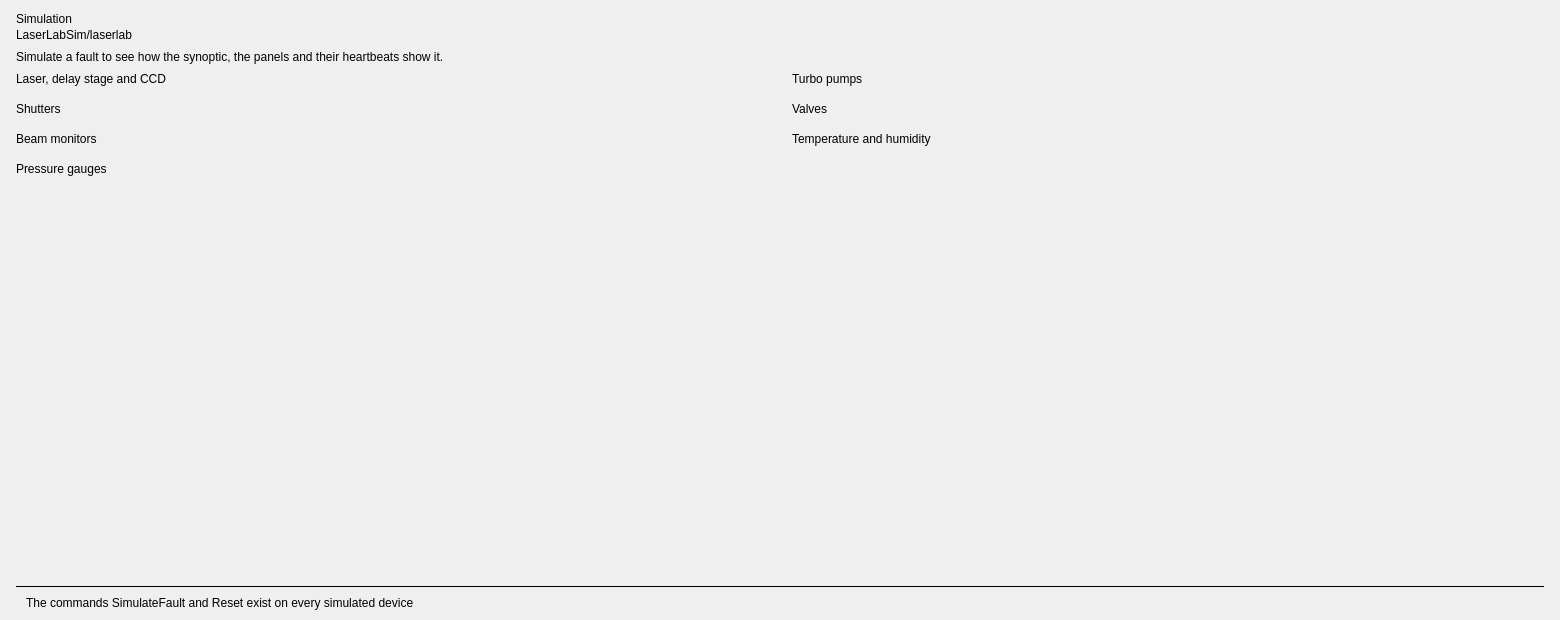
<?xml version="1.0" encoding="UTF-8"?>
<!--
  Control of the simulated devices (simulator.py): simulate a fault or reset any device.
  No macros.
-->
<ui version="4.0">
 <class>Simulation</class>
 <widget class="QWidget" name="Simulation">
  <property name="geometry">
   <rect>
    <x>0</x>
    <y>0</y>
    <width>1560</width>
    <height>620</height>
   </rect>
  </property>
  <property name="windowTitle">
   <string>Laser lab simulation</string>
  </property>
  <layout class="QVBoxLayout" name="main_layout">
   <property name="spacing">
    <number>8</number>
   </property>
   <property name="leftMargin">
    <number>16</number>
   </property>
   <property name="topMargin">
    <number>12</number>
   </property>
   <property name="rightMargin">
    <number>16</number>
   </property>
   <property name="bottomMargin">
    <number>10</number>
   </property>
   <item>
    <layout class="QHBoxLayout" name="header_layout">
     <property name="spacing">
      <number>12</number>
     </property>
     <property name="leftMargin">
      <number>0</number>
     </property>
     <property name="topMargin">
      <number>0</number>
     </property>
     <property name="rightMargin">
      <number>0</number>
     </property>
     <property name="bottomMargin">
      <number>0</number>
     </property>
     <item>
      <layout class="QVBoxLayout" name="titles_layout">
       <property name="spacing">
        <number>2</number>
       </property>
       <property name="leftMargin">
        <number>0</number>
       </property>
       <property name="topMargin">
        <number>0</number>
       </property>
       <property name="rightMargin">
        <number>0</number>
       </property>
       <property name="bottomMargin">
        <number>0</number>
       </property>
       <item>
        <widget class="QLabel" name="title">
         <property name="text">
          <string>Simulation</string>
         </property>
         <property name="mbiRole" stdset="0">
          <string>title</string>
         </property>
        </widget>
       </item>
       <item>
        <widget class="QLabel" name="subtitle">
         <property name="text">
          <string>LaserLabSim/laserlab</string>
         </property>
         <property name="textInteractionFlags">
          <set>Qt::TextSelectableByMouse</set>
         </property>
         <property name="mbiRole" stdset="0">
          <string>subheading</string>
         </property>
        </widget>
       </item>
      </layout>
     </item>
     <item>
      <spacer name="spacer">
       <property name="orientation">
        <enum>Qt::Horizontal</enum>
       </property>
       <property name="sizeHint" stdset="0">
        <size>
         <width>0</width>
         <height>0</height>
        </size>
       </property>
      </spacer>
     </item>
    </layout>
   </item>
   <item>
    <widget class="QLabel" name="hint">
     <property name="text">
      <string>Simulate a fault to see how the synoptic, the panels and their heartbeats show it.</string>
     </property>
     <property name="mbiRole" stdset="0">
      <string>message</string>
     </property>
    </widget>
   </item>
   <item>
    <layout class="QHBoxLayout" name="columns_layout">
     <property name="spacing">
      <number>24</number>
     </property>
     <property name="leftMargin">
      <number>0</number>
     </property>
     <property name="topMargin">
      <number>0</number>
     </property>
     <property name="rightMargin">
      <number>0</number>
     </property>
     <property name="bottomMargin">
      <number>0</number>
     </property>
     <item>
      <layout class="QVBoxLayout" name="left_layout">
       <property name="spacing">
        <number>8</number>
       </property>
       <property name="leftMargin">
        <number>0</number>
       </property>
       <property name="topMargin">
        <number>0</number>
       </property>
       <property name="rightMargin">
        <number>0</number>
       </property>
       <property name="bottomMargin">
        <number>0</number>
       </property>
       <item>
        <widget class="QLabel" name="others_heading">
         <property name="text">
          <string>Laser, delay stage and CCD</string>
         </property>
         <property name="mbiRole" stdset="0">
          <string>heading</string>
         </property>
        </widget>
       </item>
       <item>
        <widget class="PyDMTemplateRepeater" name="others">
         <property name="toolTip">
          <string>lists/others.json</string>
         </property>
         <property name="layoutType" stdset="0">
          <enum>PyDMTemplateRepeater::Vertical</enum>
         </property>
         <property name="templateFilename" stdset="0">
          <string>panels/simulation_row.ui</string>
         </property>
         <property name="dataSource" stdset="0">
          <string>lists/others.json</string>
         </property>
         <property name="countShownInDesigner" stdset="0">
          <number>2</number>
         </property>
        </widget>
       </item>
       <item>
        <widget class="QLabel" name="shutters_heading">
         <property name="text">
          <string>Shutters</string>
         </property>
         <property name="mbiRole" stdset="0">
          <string>heading</string>
         </property>
        </widget>
       </item>
       <item>
        <widget class="PyDMTemplateRepeater" name="shutters">
         <property name="toolTip">
          <string>lists/shutters.json</string>
         </property>
         <property name="layoutType" stdset="0">
          <enum>PyDMTemplateRepeater::Vertical</enum>
         </property>
         <property name="templateFilename" stdset="0">
          <string>panels/simulation_row.ui</string>
         </property>
         <property name="dataSource" stdset="0">
          <string>lists/shutters.json</string>
         </property>
         <property name="countShownInDesigner" stdset="0">
          <number>2</number>
         </property>
        </widget>
       </item>
       <item>
        <widget class="QLabel" name="beam_monitors_heading">
         <property name="text">
          <string>Beam monitors</string>
         </property>
         <property name="mbiRole" stdset="0">
          <string>heading</string>
         </property>
        </widget>
       </item>
       <item>
        <widget class="PyDMTemplateRepeater" name="beam_monitors">
         <property name="toolTip">
          <string>lists/beam_monitors.json</string>
         </property>
         <property name="layoutType" stdset="0">
          <enum>PyDMTemplateRepeater::Vertical</enum>
         </property>
         <property name="templateFilename" stdset="0">
          <string>panels/simulation_row.ui</string>
         </property>
         <property name="dataSource" stdset="0">
          <string>lists/beam_monitors.json</string>
         </property>
         <property name="countShownInDesigner" stdset="0">
          <number>2</number>
         </property>
        </widget>
       </item>
       <item>
        <widget class="QLabel" name="pressure_gauges_heading">
         <property name="text">
          <string>Pressure gauges</string>
         </property>
         <property name="mbiRole" stdset="0">
          <string>heading</string>
         </property>
        </widget>
       </item>
       <item>
        <widget class="PyDMTemplateRepeater" name="pressure_gauges">
         <property name="toolTip">
          <string>lists/pressure_gauges.json</string>
         </property>
         <property name="layoutType" stdset="0">
          <enum>PyDMTemplateRepeater::Vertical</enum>
         </property>
         <property name="templateFilename" stdset="0">
          <string>panels/simulation_row.ui</string>
         </property>
         <property name="dataSource" stdset="0">
          <string>lists/pressure_gauges.json</string>
         </property>
         <property name="countShownInDesigner" stdset="0">
          <number>2</number>
         </property>
        </widget>
       </item>
       <item>
        <spacer name="spacer_2">
         <property name="orientation">
          <enum>Qt::Vertical</enum>
         </property>
         <property name="sizeHint" stdset="0">
          <size>
           <width>0</width>
           <height>0</height>
          </size>
         </property>
        </spacer>
       </item>
      </layout>
     </item>
     <item>
      <layout class="QVBoxLayout" name="right_layout">
       <property name="spacing">
        <number>8</number>
       </property>
       <property name="leftMargin">
        <number>0</number>
       </property>
       <property name="topMargin">
        <number>0</number>
       </property>
       <property name="rightMargin">
        <number>0</number>
       </property>
       <property name="bottomMargin">
        <number>0</number>
       </property>
       <item>
        <widget class="QLabel" name="turbo_pumps_heading">
         <property name="text">
          <string>Turbo pumps</string>
         </property>
         <property name="mbiRole" stdset="0">
          <string>heading</string>
         </property>
        </widget>
       </item>
       <item>
        <widget class="PyDMTemplateRepeater" name="turbo_pumps">
         <property name="toolTip">
          <string>lists/turbo_pumps.json</string>
         </property>
         <property name="layoutType" stdset="0">
          <enum>PyDMTemplateRepeater::Vertical</enum>
         </property>
         <property name="templateFilename" stdset="0">
          <string>panels/simulation_row.ui</string>
         </property>
         <property name="dataSource" stdset="0">
          <string>lists/turbo_pumps.json</string>
         </property>
         <property name="countShownInDesigner" stdset="0">
          <number>2</number>
         </property>
        </widget>
       </item>
       <item>
        <widget class="QLabel" name="valves_heading">
         <property name="text">
          <string>Valves</string>
         </property>
         <property name="mbiRole" stdset="0">
          <string>heading</string>
         </property>
        </widget>
       </item>
       <item>
        <widget class="PyDMTemplateRepeater" name="valves">
         <property name="toolTip">
          <string>lists/valves.json</string>
         </property>
         <property name="layoutType" stdset="0">
          <enum>PyDMTemplateRepeater::Vertical</enum>
         </property>
         <property name="templateFilename" stdset="0">
          <string>panels/simulation_row.ui</string>
         </property>
         <property name="dataSource" stdset="0">
          <string>lists/valves.json</string>
         </property>
         <property name="countShownInDesigner" stdset="0">
          <number>2</number>
         </property>
        </widget>
       </item>
       <item>
        <widget class="QLabel" name="environment_heading">
         <property name="text">
          <string>Temperature and humidity</string>
         </property>
         <property name="mbiRole" stdset="0">
          <string>heading</string>
         </property>
        </widget>
       </item>
       <item>
        <widget class="PyDMTemplateRepeater" name="environment">
         <property name="toolTip">
          <string>lists/environment.json</string>
         </property>
         <property name="layoutType" stdset="0">
          <enum>PyDMTemplateRepeater::Vertical</enum>
         </property>
         <property name="templateFilename" stdset="0">
          <string>panels/simulation_row.ui</string>
         </property>
         <property name="dataSource" stdset="0">
          <string>lists/environment.json</string>
         </property>
         <property name="countShownInDesigner" stdset="0">
          <number>2</number>
         </property>
        </widget>
       </item>
       <item>
        <spacer name="spacer_3">
         <property name="orientation">
          <enum>Qt::Vertical</enum>
         </property>
         <property name="sizeHint" stdset="0">
          <size>
           <width>0</width>
           <height>0</height>
          </size>
         </property>
        </spacer>
       </item>
      </layout>
     </item>
    </layout>
   </item>
   <item>
    <spacer name="spacer_4">
     <property name="orientation">
      <enum>Qt::Vertical</enum>
     </property>
     <property name="sizeHint" stdset="0">
      <size>
       <width>0</width>
       <height>0</height>
      </size>
     </property>
    </spacer>
   </item>
   <item>
    <widget class="QFrame" name="separator">
     <property name="frameShape">
      <enum>QFrame::HLine</enum>
     </property>
     <property name="mbiRole" stdset="0">
      <string>separator</string>
     </property>
    </widget>
   </item>
   <item>
    <layout class="QHBoxLayout" name="footer_layout">
     <property name="spacing">
      <number>10</number>
     </property>
     <property name="leftMargin">
      <number>0</number>
     </property>
     <property name="topMargin">
      <number>0</number>
     </property>
     <property name="rightMargin">
      <number>0</number>
     </property>
     <property name="bottomMargin">
      <number>0</number>
     </property>
     <item>
      <widget class="MbiHeartbeat" name="heartbeat" />
     </item>
     <item>
      <widget class="QLabel" name="footer_caption">
       <property name="text">
        <string>The commands SimulateFault and Reset exist on every simulated device</string>
       </property>
       <property name="mbiRole" stdset="0">
        <string>caption</string>
       </property>
      </widget>
     </item>
     <item>
      <spacer name="spacer_5">
       <property name="orientation">
        <enum>Qt::Horizontal</enum>
       </property>
       <property name="sizeHint" stdset="0">
        <size>
         <width>0</width>
         <height>0</height>
        </size>
       </property>
      </spacer>
     </item>
    </layout>
   </item>
  </layout>
 </widget>
 <customwidgets>
  <customwidget>
   <class>MbiHeartbeat</class>
   <extends>QWidget</extends>
   <header>pydm_mbi.widgets.heartbeat</header>
  </customwidget>
  <customwidget>
   <class>PyDMTemplateRepeater</class>
   <extends>QFrame</extends>
   <header>pydm.widgets.template_repeater</header>
  </customwidget>
 </customwidgets>
 <resources />
 <connections />
</ui>
